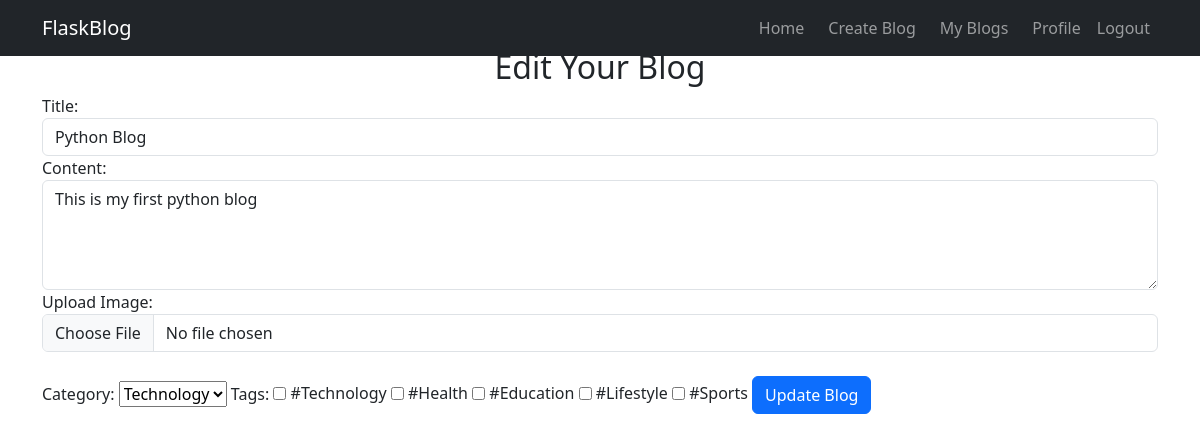
/edit_blog/1 (signed in), run on the app's committed database.
### tables this page shows
CREATE TABLE blogs (
                        id INTEGER PRIMARY KEY AUTOINCREMENT,
                        title TEXT NOT NULL,
                        content TEXT NOT NULL,
                        author TEXT NOT NULL,
                        email TEXT NOT NULL,
                        image_filename TEXT,
                        category_id INTEGER,
                        FOREIGN KEY (category_id) REFERENCES categories(id)
            
                        );

CREATE TABLE tags (
                id INTEGER PRIMARY KEY AUTOINCREMENT,
                name TEXT UNIQUE NOT NULL
            );

### app.py (the view, shortened to what this page needs)
@app.route("/edit_blog/<int:blog_id>", methods=["GET", "POST"])
def edit_blog(blog_id):
    if "email" not in session:
        return redirect("/login")
    db = get_db()
    blog = db.execute("SELECT * FROM blogs WHERE id = ?", (blog_id,)).fetchone()
    categories = db.execute("SELECT * FROM categories").fetchall()
    tags = db.execute("SELECT * FROM tags").fetchall()
    selected_tags = [
        row["tag_id"]
        for row in db.execute(
            "SELECT tag_id FROM blog_tags WHERE blog_id = ?", (blog_id,)
        ).fetchall()
    ]
    return render_template(
        "edit_blog.html",
        blog=blog,
        categories=categories,
        tags=tags,
        selected_tags=selected_tags,
    )

### app.py (called while the page is built)
def get_db():
    if "db" not in g:
        g.db = sqlite3.connect(DATABASE)
        g.db.row_factory = sqlite3.Row  # Return results as dictionaries
    return g.db

### templates/edit_blog.html (shortened to what this page needs)
<!DOCTYPE html>
<html lang="en">
<head>
    <link href="https://cdn.jsdelivr.net/npm/bootstrap@5.3.0/dist/css/bootstrap.min.css" rel="stylesheet">
</head>
<body>
    <nav class="navbar navbar-expand-lg navbar-dark bg-dark fixed-top">
        <div class="container">
            <a class="navbar-brand" href="/homepage">FlaskBlog</a>
            <div class="collapse navbar-collapse justify-content-end" id="navbarNav">
                <ul class="navbar-nav">
                    <li class="nav-item">
                        <a class="nav-link btn btn-dark mx-2" href="/homepage">Home</a>
                    </li>
                    <li class="nav-item">
                        <a class="nav-link btn btn-dark " href="/create_blog">Create Blog</a>
                    </li>
                    <li class="nav-item">
                        <a class="nav-link btn btn-dark mx-2" href="/my_blogs">My Blogs</a>
                    </li>
                    <li class="nav-item">
                        <a class="nav-link btn btn-dark" href="/dashboard">Profile</a>
                    </li>
                    <li class="nav-item">
                        <a class="nav-link btn btn-danger" href="/logout">Logout</a>
                    </li>
                </ul>
            </div>
        </div>
    </nav>
    <div class="container mt-5">
        <h2 class="text-center">Edit Your Blog</h2>
        <form action="/edit_blog/{{ blog.id }}" method="POST" enctype="multipart/form-data">
            <div class="form-group">
                <label for="title">Title:</label>
                <input type="text" class="form-control" id="title" name="title" value="{{ blog.title }}" required>
            </div>
            <div class="form-group">
                <label for="content">Content:</label>
                <textarea class="form-control" id="content" name="content" rows="4"
                    required>{{ blog.content }}</textarea>
            </div>
            <div class="form-group">
                <label for="image">Upload Image:</label>
                <input type="file" class="form-control" id="image" name="image" accept="image/*">
            </div>
            <br>
            <label for="category">Category:</label>
            <select name="category" required>
                {% for category in categories %}
                <option value="{{ category.id }}">{{ category.name }}</option>
                {% endfor %}
            </select>
            <label>Tags:</label>
            {% for tag in tags %}
            <input type="checkbox" name="tags" value="{{ tag.id }}" {% if tag.id in selected_tags %}checked{% endif %}>
            {{ tag.name }}
            {% endfor %}
            <button type="submit" class="btn btn-primary">Update Blog</button>
        </form>
    </div>
</body>
</html>

### data on the page
blogs: title "Python Blog", content "This is my first python blog"
tags: name "#Technology"
tags: name "#Health"
tags: name "#Education"
tags: name "#Lifestyle"
tags: name "#Sports"

### other printed values
form field category "Technology"
